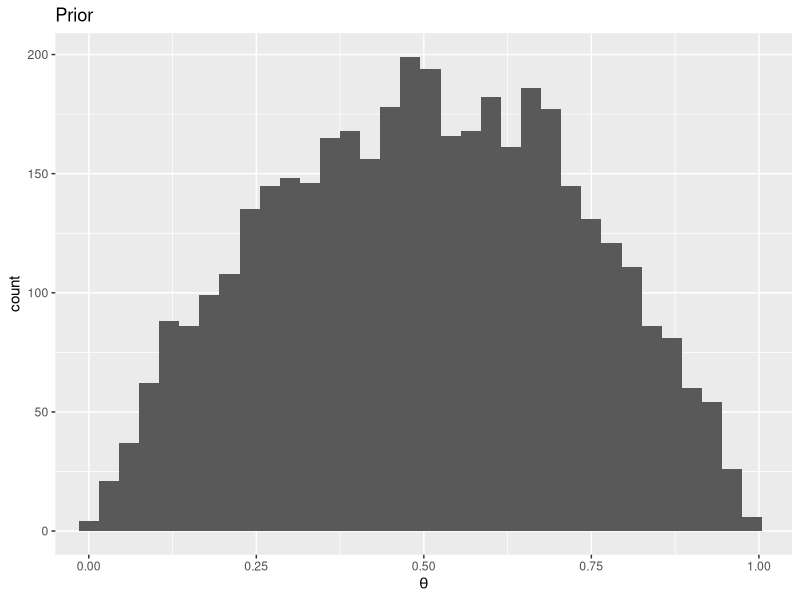
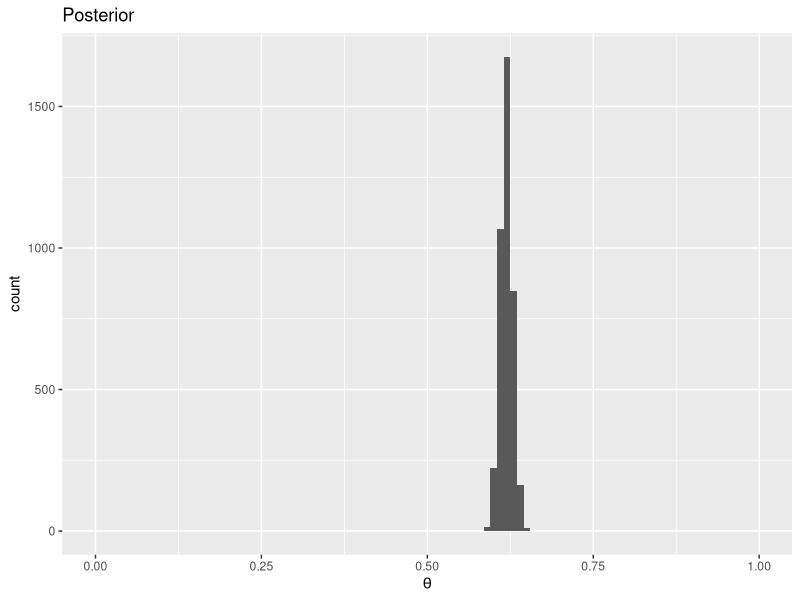

Write the R code that produced these figures, in order.
## ---- chunk 1
#| label: load-pkgs
#| code-summary: "Packages"
#| message: false

library(tidyverse)  # for data wrangling and visualization
library(knitr)      # for tables
library(posterior)  # for summarizing Bayesian analyses
## ---- chunk 2
#| label: import-data
data(Aids2, package = "MASS")
## ---- chunk 3
#| label: tbl-state
#| tbl-cap: "Patient status by state"

table(Aids2$state, Aids2$status) |>
  kable()
## ---- chunk 4
#| label: tbl-lm
#| tbl-cap: "Summary of posterior distribution of death rate among patients diagnosed with AIDS in Australia"

prior_a <- 2
prior_b <- 2

posterior_a <- prior_a + sum(Aids2$status == "D")
posterior_b <- prior_b + sum(Aids2$status == "A")

posterior_draws <- rbeta(4000, shape1 = posterior_a, shape2 = posterior_b)

list(theta = posterior_draws) |>
  summarize_draws() |>
  kable(digits = 2)
## ---- chunk 5
#| label: fig-histogram
#| fig-cap: "Histograms of prior and posterior distributions of death rate"
#| fig-subcap:
#|   - "Prior distribution"
#|   - "Posterior distribution"
#| layout-ncol: 2

prior_draws <- rbeta(4000, shape1 = prior_a, shape2 = prior_b)
ggplot(data.frame(theta = prior_draws), aes(x = theta)) +
  geom_histogram(binwidth = 0.03) +
  labs(title = "Prior", x = expression(theta)) +
  scale_x_continuous(limits = c(0, 1), oob = scales::oob_keep)

ggplot(data.frame(theta = posterior_draws), aes(x = theta)) +
  geom_histogram(binwidth = 0.01) +
  labs(title = "Posterior", x = expression(theta)) +
  scale_x_continuous(limits = c(0, 1), oob = scales::oob_keep)
